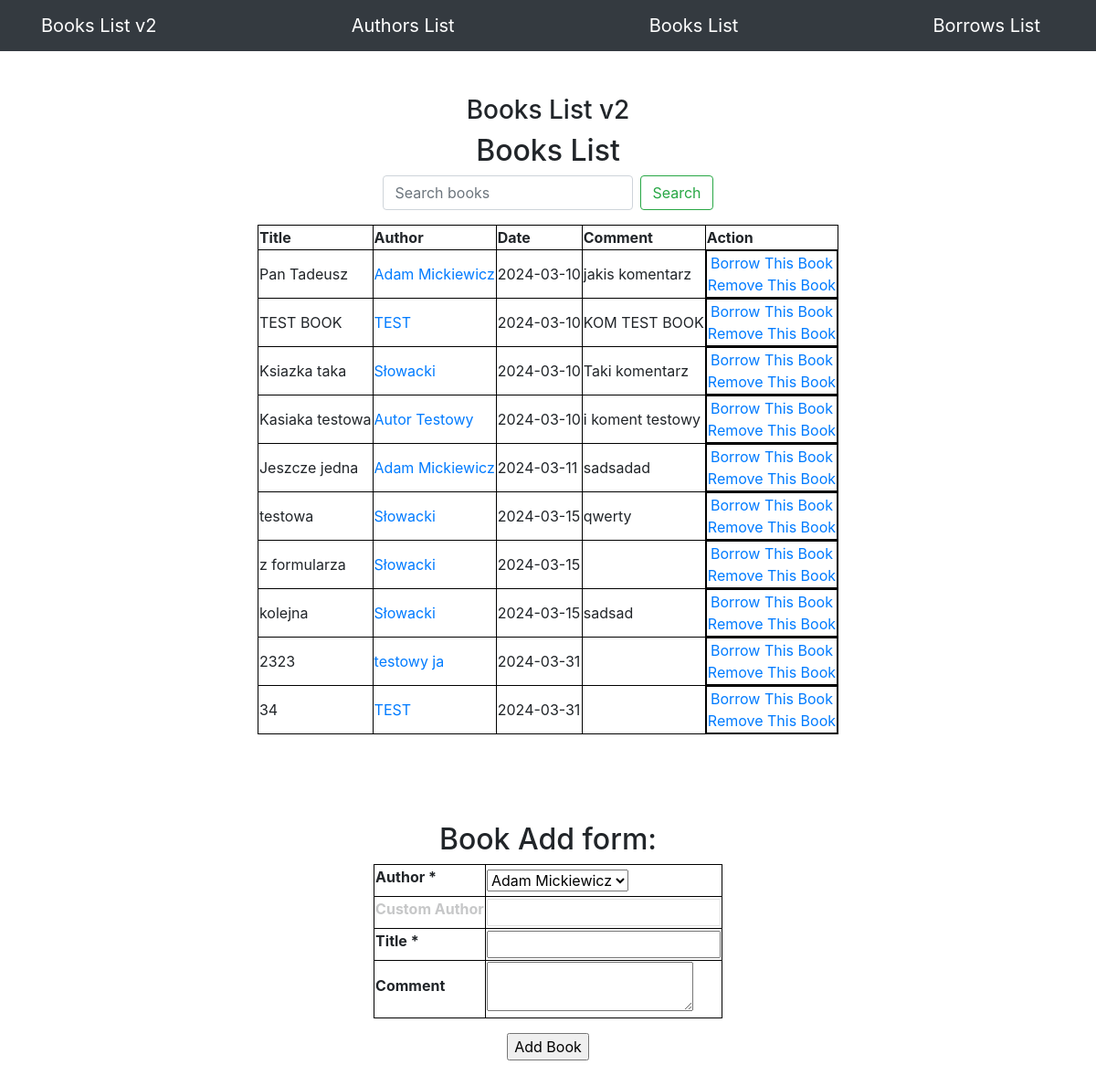
/books/, run on an earlier commit of the app's database.
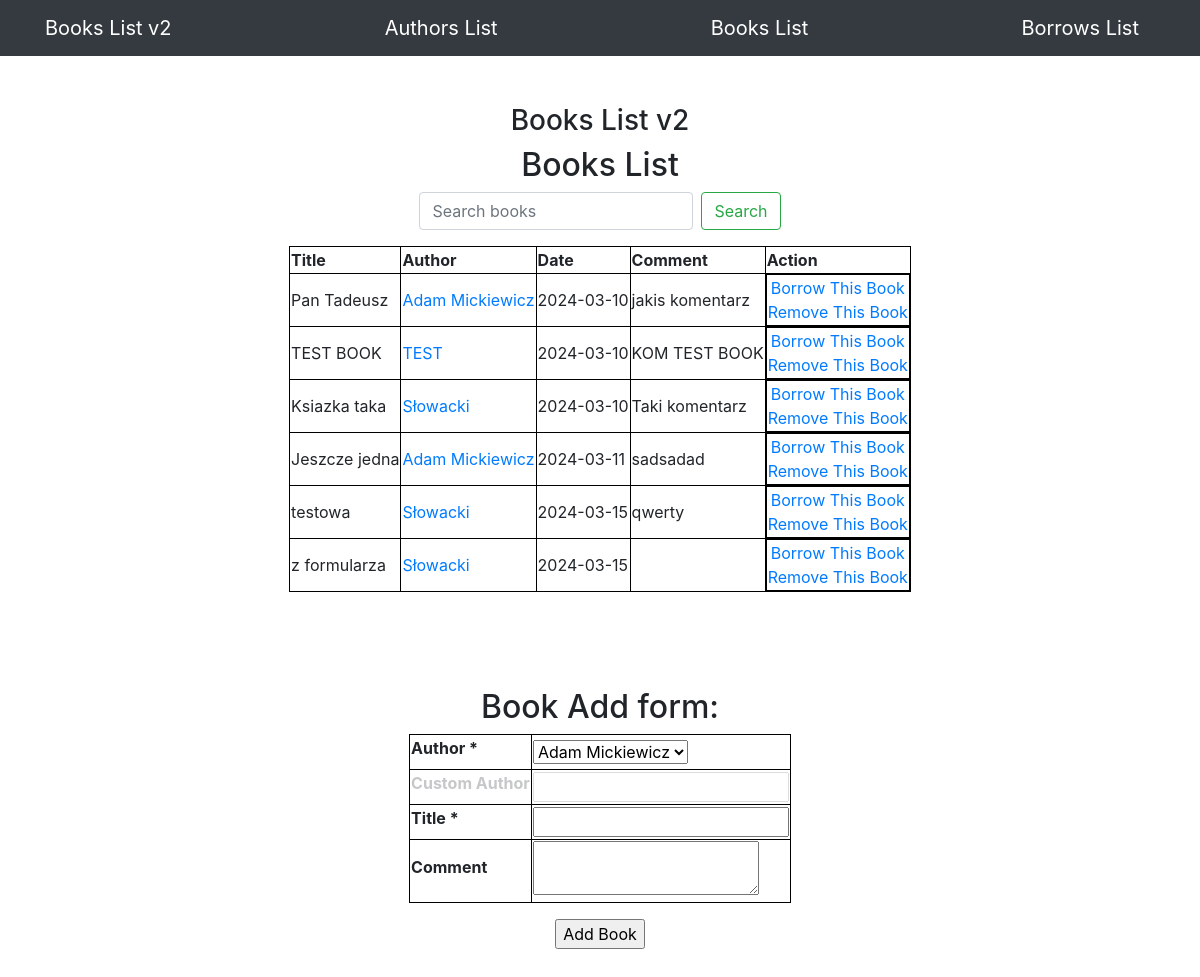
And on a later commit of the database.
### app/models.py (models this page shows, shortened)
class Book(db.Model):
    id = db.Column(db.Integer, primary_key=True)
    title = db.Column(db.String(100), index=True)
    date = db.Column(db.String(100), index=True, default=datetime.today().strftime('%Y-%m-%d'))
    comment = db.Column(db.String(100), index=True)
    author_id = db.Column(db.Integer, db.ForeignKey('author.id'))
    borrows = db.relationship("Borrow", back_populates="book")

class Author(db.Model):
    id = db.Column(db.Integer, primary_key=True)
    name = db.Column(db.String(100), index=True, unique=True)
    comment = db.Column(db.String(100), index=True)
    books = db.relationship("Book", backref="author")

### app/routes.py (the view)
@app.route('/books/', methods=["GET"])
def books_view():
    authors = Author.query.all()
    author_name = request.args.get('author')
    search_query = request.args.get('search')
    form = AuthorAndBookForm(authors, author=author_name)
    author = None
    if author_name:
        author = Author.query.filter_by(name=author_name).first()
        if author:
            books = Book.query.filter_by(author_id=author.id).all()
        else:
            books = []
    elif search_query:
        books = Book.query.filter(Book.title.ilike(f"%{search_query}%")).all()
    else:
        books = Book.query.all()
    return render_template("books.html",
                           author=author,
                           form=form,
                           search=search_query,
                           books=books)

### app/forms.py (shortened to what this page needs)
class AuthorAndBookForm(FlaskForm):
    author = SelectField('Author', validators=[DataRequired()])
    customauthor = StringField('Custom Author', validators=[Optional()])
    title = StringField('Title', validators=[DataRequired()])
    comment = TextAreaField('Comment')
    def __init__(self, authors, extra_validators=None, *args, **kwargs):
        extra_validators = kwargs.pop('extra_validators', None)
        super(AuthorAndBookForm, self).__init__(*args, **kwargs)
        choices =  [author.name for author in authors] + ['custom']
        self.author.choices = choices
        self.authors_names = [author.name for author in authors]
        self.extra_validators = extra_validators

### app/templates/books.html (shortened to what this page needs)
{% extends "base.html" %}
{% block content %}
<div class="d-flex flex-column justify-content-center align-items-center">
    <div class="col-lg-12 text-center d-flex flex-column justify-content-center align-items-center">
        <h3 class="mt-5">Books List v2</h3>
        <h2>Books List</h2>
        <form class="form-inline mb-3" action="/books/" method="GET">
            <input class="form-control mr-sm-2" type="text" value="{% if search_query %}{{ search_query }}{% endif %}" placeholder="Search books" aria-label="Search books" name="search">
            <button class="btn btn-outline-success" type="submit">Search</button>
        </form>
    </div>
    {% if books %}
    <table class="mb-5">
        <thead>
        <th>Title</th>
        <th>Author</th>
        <th>Date</th>
        <th>Comment</th>
        <th>Action</th>
        </thead>
        {% for book in books %}
        <tr>
            <td>{{ book.title }}</a></td>
            {% if book.author.name %}
            <td><a href="/books/?author={{ book.author.name }}">{{ book.author.name }}</a></td>
            {% else %}
            <td>unknown</a></td>
            {% endif %}
            <td>{{ book.date }}</td>
            <td>{{ book.comment }}</td>
            <td class="d-flex flex-column justify-content-center align-items-center">
                <a href="/addborrow/{{ loop.index }}">Borrow This Book</a>
                <a href="/removebook/{{ book.id }}">Remove This Book</a>
            </td>
        </tr>
        {% endfor %}
    {% else %}
        <h3>Nothing was found.</h3>
    {% endif %}
    </table>
    <div class="d-flex flex-column justify-content-center align-items-center">
        <h2 class="mt-5">Book Add form:</h2>
        <form class="d-flex flex-column justify-content-center align-items-center mb-5" method="POST" action="/addbook/">
            <table class="mb-3">
                {% for field in form if field.widget.input_type != 'hidden' %}
                    <tr class={{ field.id }}>
                        <th>{{ field.label }} {% if field.flags.required %}*{% endif %}</th>
                        <td>{{ field(id=field.id) }}</td>
                    </tr>
                {% endfor %}
            </table>
            <input type="submit" value="Add Book">
        </form>
    </div>
</div>
{% endblock %}

### app/templates/base.html (shortened to what this page needs)
<!DOCTYPE html>
<html lang="en">
    <head>
        <link rel="stylesheet" href="https://cdn.jsdelivr.net/npm/bootstrap@4.4.1/dist/css/bootstrap.min.css">
        <link rel="stylesheet" href="{{ url_for('static', filename='css/styles.css') }}">
    </head>
    <body>
        <nav class="navbar navbar-expand-lg navbar-dark bg-dark">
            <div class="container">
                <a class="navbar-brand" href="/">Books List v2</a>
                <a class="navbar-brand" href="/authors/">Authors List</a>
                <a class="navbar-brand" href="/books/">Books List</a>
                <a class="navbar-brand" href="/borrows/">Borrows List</a>
            </div>
        </nav>
        <div class="container d-flex flex-column justify-content-center align-items-center">
            {% block content %}
            {% endblock %}
        </div>
    </body>
</html>

### app/templates/css/styles.css (style rules this page uses)
.customauthor, .customborrower { transition: .5s opacity; }

### app/templates/base.html (style rules this page uses)
table, th, tr, td { border: 1px solid black; }

What changed in the data, as far as the page shows it:
removed Book: title "Kasiaka testowa", author.name "Autor Testowy", date "2024-03-10", comment "i koment testowy"
removed Book: title "kolejna", author.name "Słowacki", date "2024-03-15", comment "sadsad"
removed Book: title "2323", author.name "testowy ja", date "2024-03-31"
removed Book: title "34", author.name "TEST", date "2024-03-31"
